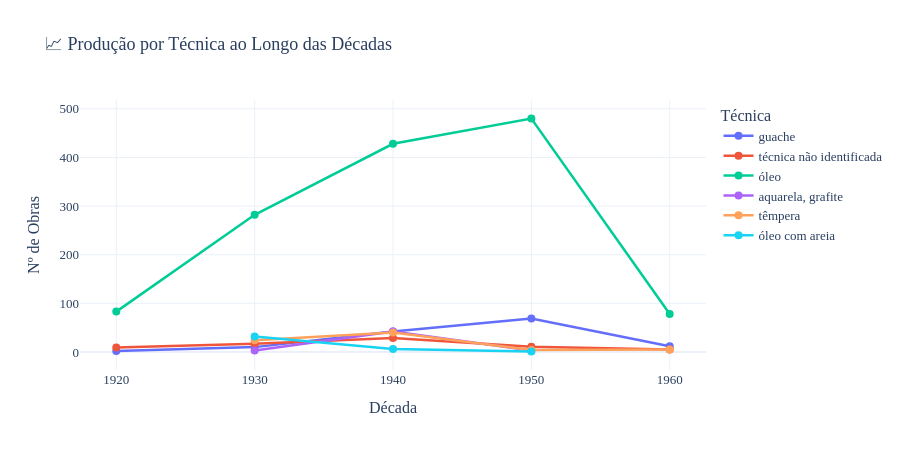

This figure's notebook cell:
### Markdown cell above
---
## 6. 📈 Evolução Temporal por Técnica

Como a produção de Portinari em cada técnica variou ao longo dos anos?

### Code cell
df_evol = df.dropna(subset=['ano', 'tecnica']).copy()
df_evol['decada'] = (df_evol['ano'] // 10 * 10).astype(int)

# Considera só as 6 técnicas mais frequentes
top_tecnicas = df_evol['tecnica'].value_counts().head(6).index.tolist()
df_evol = df_evol[df_evol['tecnica'].isin(top_tecnicas)]

pivot = (
    df_evol.groupby(['decada', 'tecnica'])
    .size()
    .reset_index(name='quantidade')
)

fig = px.line(
    pivot,
    x='decada', y='quantidade', color='tecnica',
    markers=True,
    title='📈 Produção por Técnica ao Longo das Décadas',
    labels={'decada': 'Década', 'quantidade': 'Nº de Obras', 'tecnica': 'Técnica'},
    template='plotly_white',
    height=450,
)
fig.update_traces(line=dict(width=2.5), marker=dict(size=8))
fig.update_layout(
    font=dict(family='Georgia, serif', size=13),
    title_font_size=18,
    xaxis=dict(dtick=10),
)
fig.show()

### Figure 1 — Plotly figure (JSON) as saved in the notebook; plotly's stock layout.template omitted (floating-point values rounded to 4 significant figures)
{"data": [{"hovertemplate": "Técnica=guache<br>Década=%{x}<br>Nº de Obras=%{y}<extra></extra>", "legendgroup": "guache", "line": {"color": "#636efa", "dash": "solid", "width": 2.5}, "marker": {"size": 8, "symbol": "circle"}, "mode": "lines+markers", "name": "guache", "orientation": "v", "showlegend": true, "type": "scatter", "x": [1920, 1930, 1940, 1950, 1960], "xaxis": "x", "y": [2, 10, 42, 69, 12], "yaxis": "y"}, {"hovertemplate": "Técnica=técnica não identificada<br>Década=%{x}<br>Nº de Obras=%{y}<extra></extra>", "legendgroup": "técnica não identificada", "line": {"color": "#EF553B", "dash": "solid", "width": 2.5}, "marker": {"size": 8, "symbol": "circle"}, "mode": "lines+markers", "name": "técnica não identificada", "orientation": "v", "showlegend": true, "type": "scatter", "x": [1920, 1930, 1940, 1950, 1960], "xaxis": "x", "y": [9, 17, 29, 11, 5], "yaxis": "y"}, {"hovertemplate": "Técnica=óleo<br>Década=%{x}<br>Nº de Obras=%{y}<extra></extra>", "legendgroup": "óleo", "line": {"color": "#00cc96", "dash": "solid", "width": 2.5}, "marker": {"size": 8, "symbol": "circle"}, "mode": "lines+markers", "name": "óleo", "orientation": "v", "showlegend": true, "type": "scatter", "x": [1920, 1930, 1940, 1950, 1960], "xaxis": "x", "y": [83, 282, 428, 480, 78], "yaxis": "y"}, {"hovertemplate": "Técnica=aquarela, grafite<br>Década=%{x}<br>Nº de Obras=%{y}<extra></extra>", "legendgroup": "aquarela, grafite", "line": {"color": "#ab63fa", "dash": "solid", "width": 2.5}, "marker": {"size": 8, "symbol": "circle"}, "mode": "lines+markers", "name": "aquarela, grafite", "orientation": "v", "showlegend": true, "type": "scatter", "x": [1930, 1940, 1950], "xaxis": "x", "y": [3, 42, 3], "yaxis": "y"}, {"hovertemplate": "Técnica=têmpera<br>Década=%{x}<br>Nº de Obras=%{y}<extra></extra>", "legendgroup": "têmpera", "line": {"color": "#FFA15A", "dash": "solid", "width": 2.5}, "marker": {"size": 8, "symbol": "circle"}, "mode": "lines+markers", "name": "têmpera", "orientation": "v", "showlegend": true, "type": "scatter", "x": [1930, 1940, 1950, 1960], "xaxis": "x", "y": [24, 40, 4, 5], "yaxis": "y"}, {"hovertemplate": "Técnica=óleo com areia<br>Década=%{x}<br>Nº de Obras=%{y}<extra></extra>", "legendgroup": "óleo com areia", "line": {"color": "#19d3f3", "dash": "solid", "width": 2.5}, "marker": {"size": 8, "symbol": "circle"}, "mode": "lines+markers", "name": "óleo com areia", "orientation": "v", "showlegend": true, "type": "scatter", "x": [1930, 1940, 1950], "xaxis": "x", "y": [32, 6, 1], "yaxis": "y"}], "layout": {"font": {"family": "Georgia, serif", "size": 13}, "height": 450, "legend": {"title": {"text": "Técnica"}, "tracegroupgap": 0}, "title": {"font": {"size": 18}, "text": "📈 Produção por Técnica ao Longo das Décadas"}, "xaxis": {"anchor": "y", "domain": [0, 1], "dtick": 10, "title": {"text": "Década"}}, "yaxis": {"anchor": "x", "domain": [0, 1], "title": {"text": "Nº de Obras"}}}}
